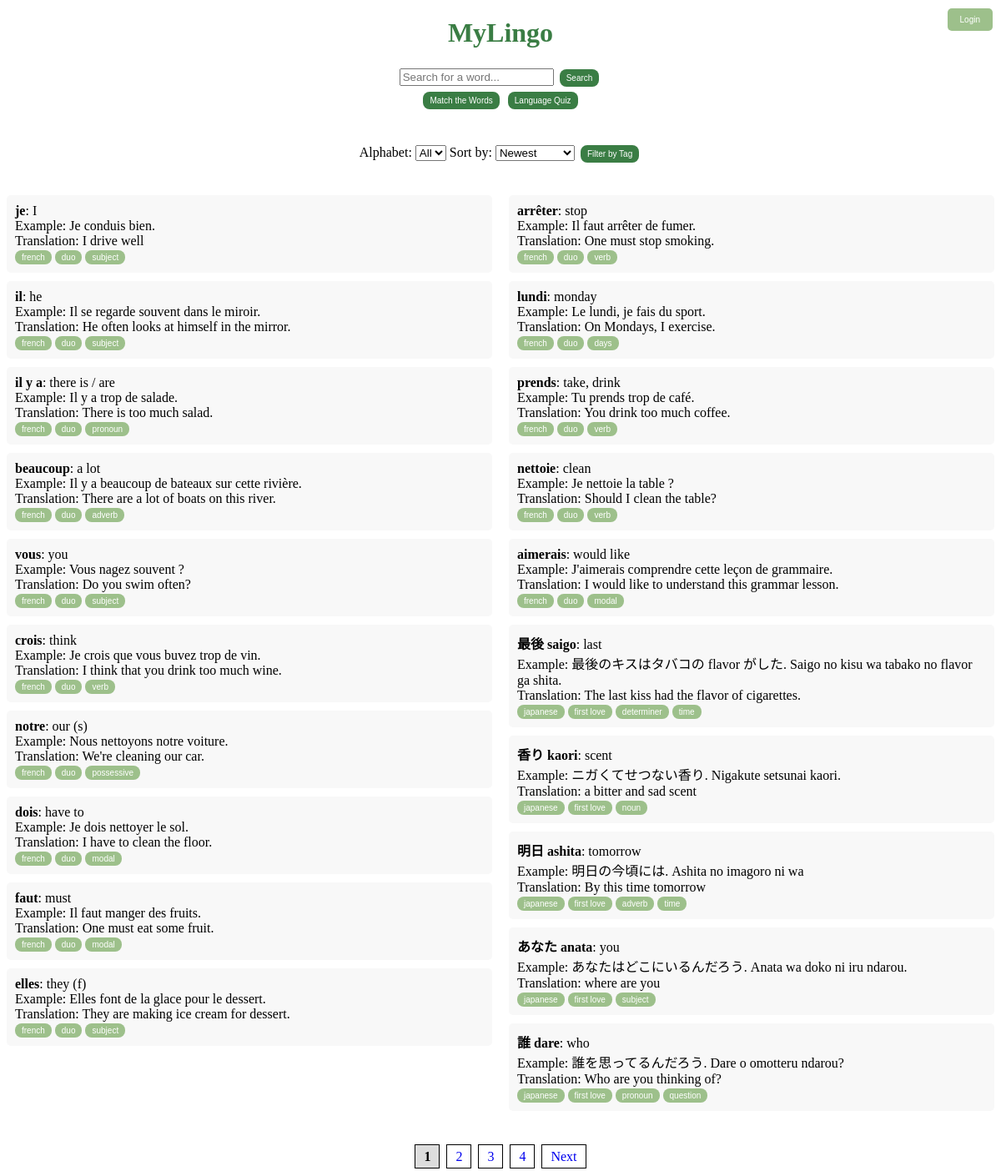
Screenshot of /search with the database file from the repository.
### tables this page shows
CREATE TABLE vocabulary (
                    id INTEGER PRIMARY KEY AUTOINCREMENT,
                    word TEXT NOT NULL,
                    meaning TEXT,
                    example TEXT,
                    translation TEXT,
                    tags TEXT);

### app.py (the view)
@app.route('/search')
def search_word():
    query = request.args.get('query', '')  # Search query
    page = request.args.get('page', 1, type=int)  # Page number (default to 1)
    alphabet = request.args.get('alphabet', '')
    tag = request.args.get('tag', '')
    sort = request.args.get('sort', 'newest')
    query_normalized = remove_accents(query.lower())
    conn = sqlite3.connect('database.db')
    conn.row_factory = sqlite3.Row  # ✅ Return dictionaries instead of tuples
    c = conn.cursor()
    c.execute("SELECT * FROM vocabulary")
    words = c.fetchall()
    conn.close()
    filtered_words = [
        word for word in words
        if query_normalized in remove_accents(word["word"].lower())
        or query_normalized in remove_accents(word["meaning"].lower())
    ]
    words = filtered_words  # Fetch words based on filters
    total_pages = (len(words) // 20) + (1 if len(words) % 20 > 0 else 0)  # Calculate pages
    return render_template('index.html', words=words, page=page, total_pages=total_pages, selected_alphabet=alphabet,
                           selected_tag=tag, selected_sort=sort)

### app.py (called while the page is built)
@app.route("/check_answer", methods=["POST"])
def remove_accents(input_str: object) -> object:
    if not isinstance(input_str, str):  # Ensure it's a string
        return ""  # Return empty string instead of None
    text = ''.join(
        c for c in unicodedata.normalize('NFKD', input_str)
        if unicodedata.category(c) != 'Mn'
    )
    text = re.sub(r'[^\w\s]', '', text)  # <-- Remove punctuation
    return text

### templates/index.html (shortened to what this page needs)
<!DOCTYPE html>
<html>
<head>
    <link rel="stylesheet" href="{{ url_for('static', filename='style.css') }}">
</head>
<body>
    <h1><a href="{{ url_for('index') }}" style="text-decoration: none; color: inherit;">MyLingo</a></h1>
    <div id="login-container">
        {% if current_user.is_authenticated %}
            <p>Welcome, {{ current_user.username }}!</p>
            <a href="{{ url_for('logout') }}"><button>Logout</button></a>
        {% else %}
            <button id="login-button">Login</button>
        {% endif %}
    </div>
    <form action="/search" method="get">
        <input type="text" name="query" placeholder="Search for a word..." required>
        <button type="submit" class="main-btn">Search</button>
    </form>
    <div class="center-container">
        <a href="{{ url_for('game') }}">
            <button class="main-btn">Match the Words</button></a>
        <a href="{{ url_for('quiz') }}">
            <button class="main-btn">Language Quiz</button>
        </a>
    </div>
    <form method="GET" action="/" style="margin-bottom: 20px;">
        <label for="alphabet-filter">Alphabet:</label>
        <select name="alphabet" id="alphabet-filter" onchange="this.form.submit()">
            <option value="">All</option>
        </select>
        <label for="sort-filter">Sort by:</label>
        <select name="sort" id="sort-filter" onchange="this.form.submit()">
            <option value="newest" {% if selected_sort == "newest" %}selected{% endif %}>Newest</option>
        </select>
        <button class="main-btn" id="filterButton" type="button">Filter by Tag</button>
    </form>
    <div class="word-container">
        <ul class="word-list">
            {% for word in words[:10] %}
                <li class="word-item">
                    <strong>{{ word["word"] }}</strong>: {{ word["meaning"] }}
                    <br> Example: {{ word["example"] }}
                    <br> Translation: {{ word["translation"] }}
                    <br>
                    {% if word['tags'] %}
                        {% for tag in word['tags'].split(',') %}
                            <a href="?page=1&tag={{ tag.strip() }}&alphabet={{ selected_alphabet }}&sort={{ selected_sort }}">
                                <button class="tag-btn tag tag.selected">{{ tag.strip() }}</button></a>
                        {% endfor %}
                    {% endif %}
                </li>
            {% endfor %}
        </ul>
        <ul class="word-list">
            {% for word in words[10:20] %}
                <li class="word-item">
                    <strong>{{ word["word"] }}</strong>: {{ word["meaning"] }}
                    <br> Example: {{ word["example"] }}
                    <br> Translation: {{ word["translation"] }}
                    <br>
                    {% if word['tags'] %}
                        {% for tag in word['tags'].split(',') %}
                            <a href="/filter?tag={{ tag.strip() }}">
                                <button class="tag-btn tag tag.selected">{{ tag.strip() }}</button></a>
                        {% endfor %}
                    {% endif %}
                </li>
            {% endfor %}
        </ul>
    </div>
    <div class="pagination">
        {% for p in range(1, total_pages + 1) %}
            {% if p == page %}
                <a class="active">{{ p }}</a>
            {% else %}
                <a href="?page={{ p }}&alphabet={{ selected_alphabet }}&tag={{ selected_tag }}&sort={{ selected_sort }}">{{ p }}</a>
            {% endif %}
        {% endfor %}
        {% if page < total_pages %}
            <a href="?page={{ page+1 }}&alphabet={{ selected_alphabet }}&tag={{ selected_tag }}&sort={{ selected_sort }}">Next</a>
        {% endif %}
    </div>
</body>
</html>

### static/style.css (style rules this page uses)
h1 { text-align: center; color: #3A7D44 }
button { color: white; border: none; padding: 5px 8px; cursor: pointer; font-size: 10px; border-radius: 8px; }
#login-container { position: absolute; top: 10px; right: 10px; }
#login-button { background-color: #9DC08B; color: white; padding: 8px 15px; border: none; border-radius: 5px; cursor: pointer; }
.main-btn { background-color: #3A7D44; margin: 3px; }
.tag,.tag-btn,.edit-btn,.delete-btn { background-color: #9DC08B; padding: 3px 8px; }
form { text-align: center; }
.center-container { justify-content: center; align-items: center; flex-direction: row; text-align: center; width: 100%; height: 8vh; }
.word-container { display: flex; justify-content: space-between; gap: 20px; }
.word-list { width: 50%; list-style-type: none; padding: 0; }
.word-item { background: #f8f8f8; padding: 10px; margin-bottom: 10px; border-radius: 5px; }
.pagination { text-align: center; margin-top: 20px; }
.pagination a { padding: 5px 10px; margin: 2px; border: 1px solid #000; text-decoration: none; }
.pagination .active { font-weight: bold; background: #ddd; }

### rows the page displays
vocabulary: word "je", meaning "I", example "Je conduis bien.", translation "I drive well", strip "french" "duo" "subject"
vocabulary: word "il", meaning "he", example "Il se regarde souvent dans le miroir.", translation "He often looks at himself in the mirror.", strip "french" "duo" "subject"
vocabulary: word "il y a", meaning "there is / are", example "Il y a trop de salade.", translation "There is too much salad.", strip "french" "duo" "pronoun"
vocabulary: word "beaucoup", meaning "a lot", example "Il y a beaucoup de bateaux sur cette rivière.", translation "There are a lot of boats on this river.", strip "french" "duo" "adverb"
vocabulary: word "vous", meaning "you", example "Vous nagez souvent ?", translation "Do you swim often?", strip "french" "duo" "subject"
vocabulary: word "crois", meaning "think", example "Je crois que vous buvez trop de vin.", translation "I think that you drink too much wine.", strip "french" "duo" "verb"
vocabulary: word "notre", meaning "our (s)", example "Nous nettoyons notre voiture.", translation "We're cleaning our car.", strip "french" "duo" "possessive"
vocabulary: word "dois", meaning "have to", example "Je dois nettoyer le sol.", translation "I have to clean the floor.", strip "french" "duo" "modal"
vocabulary: word "faut", meaning "must", example "Il faut manger des fruits.", translation "One must eat some fruit.", strip "french" "duo" "modal"
vocabulary: word "elles", meaning "they (f)", example "Elles font de la glace pour le dessert.", translation "They are making ice cream for dessert.", strip "french" "duo" "subject"
vocabulary: word "arrêter", meaning "stop", example "Il faut arrêter de fumer.", translation "One must stop smoking.", strip "french" "duo" "verb"
vocabulary: word "lundi", meaning "monday", example "Le lundi, je fais du sport.", translation "On Mondays, I exercise.", strip "french" "duo" "days"
vocabulary: word "prends", meaning "take, drink", example "Tu prends trop de café.", translation "You drink too much coffee.", strip "french" "duo" "verb"
vocabulary: word "nettoie", meaning "clean", example "Je nettoie la table ?", translation "Should I clean the table?", strip "french" "duo" "verb"
vocabulary: word "aimerais", meaning "would like", example "J'aimerais comprendre cette leçon de grammaire.", translation "I would like to understand this grammar lesson.", strip "french" "duo" "modal"
vocabulary: word "最後 saigo", meaning "last", example "最後のキスはタバコの flavor がした. Saigo no kisu wa tabako no flavor ga shita.", translation "The last kiss had the flavor of cigarettes.", strip "japanese" "first love" "determiner" "time"
vocabulary: word "香り kaori", meaning "scent", example "ニガくてせつない香り. Nigakute setsunai kaori.", translation "a bitter and sad scent", strip "japanese" "first love" "noun"
vocabulary: word "明日 ashita", meaning "tomorrow", example "明日の今頃には. Ashita no imagoro ni wa", translation "By this time tomorrow", strip "japanese" "first love" "adverb" "time"
vocabulary: word "あなた anata", meaning "you", example "あなたはどこにいるんだろう. Anata wa doko ni iru ndarou.", translation "where are you", strip "japanese" "first love" "subject"
vocabulary: word "誰 dare", meaning "who", example "誰を思ってるんだろう. Dare o omotteru ndarou?", translation "Who are you thinking of?", strip "japanese" "first love" "pronoun" "question"

### other values shown
{{ p }} "1"
{{ p }} "2" "3" "4"
